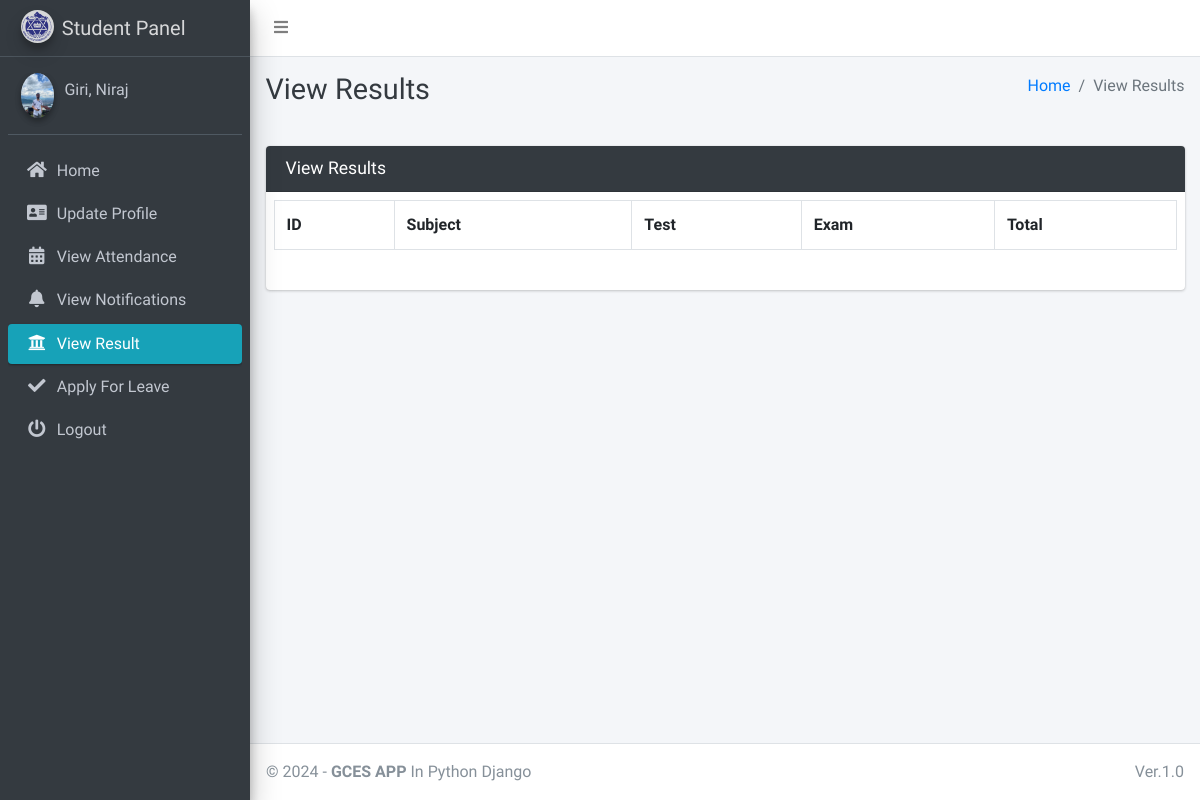
The page /student/view/result/ (signed in) on the database as committed earlier.
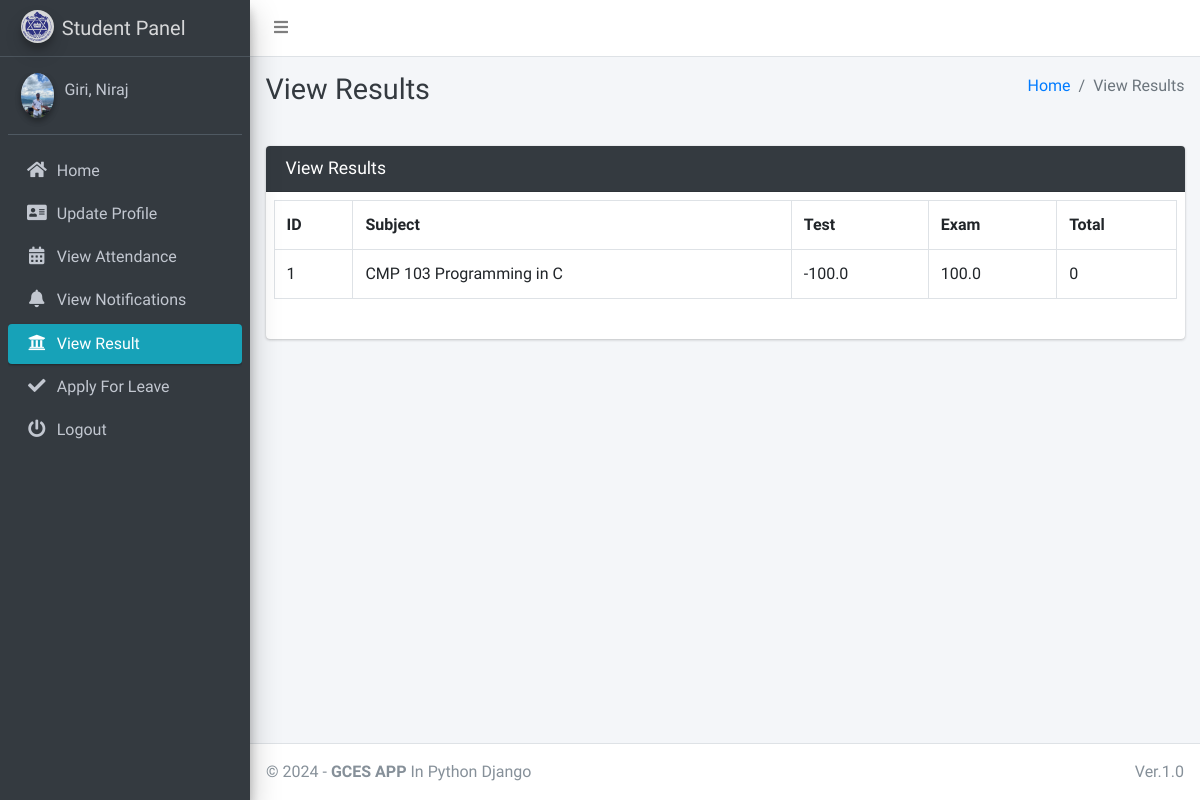
The same page on the database as committed later.
### main_app/models.py (models this page shows)
class StudentResult(models.Model):
    student = models.ForeignKey(Student, on_delete=models.CASCADE)  # Allow cascading delete for results
    subject = models.ForeignKey(Subject, on_delete=models.PROTECT)  # Protect subjects from deletion if results exist
    test = models.FloatField(default=0)
    exam = models.FloatField(default=0)
    created_at = models.DateTimeField(auto_now_add=True)
    updated_at = models.DateTimeField(auto_now=True)

class Subject(models.Model):
    name = models.CharField(max_length=120)
    staff = models.ForeignKey(Staff, on_delete=models.SET_NULL, null=True)  # Nullify staff instead of deleting
    course = models.ForeignKey(Course, on_delete=models.PROTECT)  # Prevent course deletion if subjects exist
    updated_at = models.DateTimeField(auto_now=True)
    created_at = models.DateTimeField(auto_now_add=True)
    def __str__(self):
        return self.name

### main_app/student_views.py (the view)
# urls.py: path('student/view/result/', student_views.student_view_result,
def student_view_result(request):
    student = get_object_or_404(Student, admin=request.user)
    results = StudentResult.objects.filter(student=student)
    context = {
        'results': results,
        'page_title': "View Results"
    }
    return render(request, "student_template/student_view_result.html", context)

### main_app/models.py (called while the page is built)
    def __str__(self):
        return self.last_name + ", " + self.first_name

### main_app/templates/student_template/student_view_result.html
{% extends 'main_app/base.html' %}
{% load static %}
{% block page_title %}{{page_title}}{% endblock page_title %}
{% block content %}
<section class="content">
    <div class="container-fluid">
        <div class="row">
            <div class="col-md-12">
<div class="card card-dark">
    <div class="card-header"><h3 class="card-title">{{page_title}}</h3>
    </div>
   <div class="table p-2">
       <table class="table table-bordered">
           <tr>
               <th>ID</th>
               <th>Subject</th>
               <th>Test</th>
               <th>Exam</th>
               <th>Total</th>
        </tr>
        {% for result in results %}
        <tr>
            <td>{{forloop.counter}}</td>
            <td>{{ result.subject }}</td>
            <td>{{ result.test }}</td>
            <td>{{ result.exam }}</td>
            <td>{{ result.test|add:result.exam }}</td>
            </tr>
            {% endfor %}
        </table>
    </div>
    </div>
            </div>
        </div>
    </div>
</section>
{% endblock content %}

Rows that differ between the two databases and show on the page:
added StudentResult: subject "CMP 103 Programming in C", test "-100.0", exam "100.0", test|add "0"
